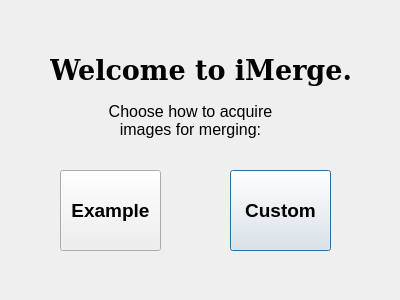
<?xml version="1.0" encoding="UTF-8"?>
<ui version="4.0">
 <class>IntroDialog</class>
 <widget class="QDialog" name="IntroDialog">
  <property name="geometry">
   <rect>
    <x>0</x>
    <y>0</y>
    <width>400</width>
    <height>300</height>
   </rect>
  </property>
  <property name="windowTitle">
   <string>Dialog</string>
  </property>
  <widget class="QPushButton" name="pushButton_2">
   <property name="geometry">
    <rect>
     <x>230</x>
     <y>170</y>
     <width>101</width>
     <height>81</height>
    </rect>
   </property>
   <property name="font">
    <font>
     <pointsize>14</pointsize>
     <weight>75</weight>
     <bold>true</bold>
    </font>
   </property>
   <property name="text">
    <string>Custom</string>
   </property>
  </widget>
  <widget class="QLabel" name="label_2">
   <property name="geometry">
    <rect>
     <x>100</x>
     <y>100</y>
     <width>181</width>
     <height>41</height>
    </rect>
   </property>
   <property name="font">
    <font>
     <pointsize>12</pointsize>
    </font>
   </property>
   <property name="text">
    <string>Choose how to acquire images for merging:</string>
   </property>
   <property name="alignment">
    <set>Qt::AlignCenter</set>
   </property>
   <property name="wordWrap">
    <bool>true</bool>
   </property>
  </widget>
  <widget class="QLabel" name="label">
   <property name="geometry">
    <rect>
     <x>50</x>
     <y>30</y>
     <width>301</width>
     <height>81</height>
    </rect>
   </property>
   <property name="font">
    <font>
     <family>DejaVu Serif</family>
     <pointsize>20</pointsize>
     <weight>75</weight>
     <bold>true</bold>
    </font>
   </property>
   <property name="text">
    <string>Welcome to iMerge.</string>
   </property>
  </widget>
  <widget class="QPushButton" name="pushButton">
   <property name="geometry">
    <rect>
     <x>60</x>
     <y>170</y>
     <width>101</width>
     <height>81</height>
    </rect>
   </property>
   <property name="font">
    <font>
     <pointsize>14</pointsize>
     <weight>75</weight>
     <bold>true</bold>
    </font>
   </property>
   <property name="text">
    <string>Example</string>
   </property>
  </widget>
 </widget>
 <resources/>
 <connections>
  <connection>
   <sender>pushButton</sender>
   <signal>clicked()</signal>
   <receiver>IntroDialog</receiver>
   <slot>handleExampleChioice()</slot>
   <hints>
    <hint type="sourcelabel">
     <x>107</x>
     <y>227</y>
    </hint>
    <hint type="destinationlabel">
     <x>155</x>
     <y>261</y>
    </hint>
   </hints>
  </connection>
  <connection>
   <sender>pushButton_2</sender>
   <signal>clicked()</signal>
   <receiver>IntroDialog</receiver>
   <slot>handleCustomChoice()</slot>
   <hints>
    <hint type="sourcelabel">
     <x>278</x>
     <y>213</y>
    </hint>
    <hint type="destinationlabel">
     <x>326</x>
     <y>267</y>
    </hint>
   </hints>
  </connection>
 </connections>
 <slots>
  <slot>handleExampleChioice()</slot>
  <slot>handleCustomChoice()</slot>
 </slots>
</ui>
